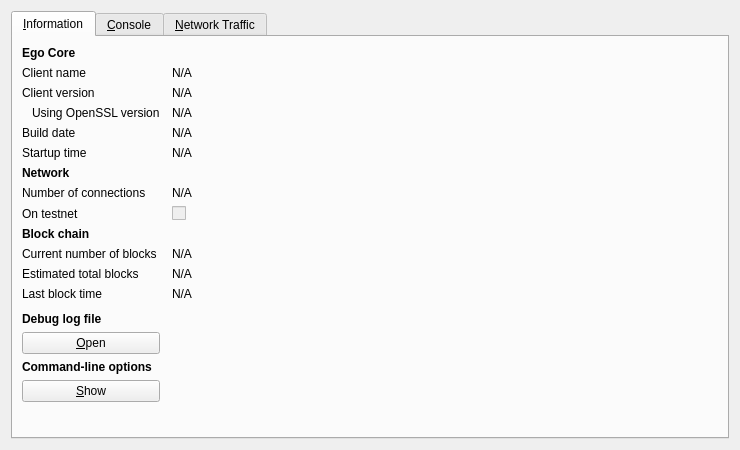
<?xml version="1.0" encoding="UTF-8"?>
<ui version="4.0">
 <class>RPCConsole</class>
 <widget class="QDialog" name="RPCConsole">
  <property name="geometry">
   <rect>
    <x>0</x>
    <y>0</y>
    <width>740</width>
    <height>450</height>
   </rect>
  </property>
  <property name="windowTitle">
   <string>Ego - Debug window</string>
  </property>
  <layout class="QVBoxLayout" name="verticalLayout_2">
   <item>
    <widget class="QTabWidget" name="tabWidget">
     <property name="currentIndex">
      <number>0</number>
     </property>
     <widget class="QWidget" name="tab_info">
      <attribute name="title">
       <string>&amp;Information</string>
      </attribute>
      <layout class="QGridLayout" name="gridLayout" columnstretch="0,1">
       <property name="horizontalSpacing">
        <number>12</number>
       </property>
       <item row="0" column="0">
        <widget class="QLabel" name="label_9">
         <property name="font">
          <font>
           <weight>75</weight>
           <bold>true</bold>
          </font>
         </property>
         <property name="text">
          <string>Ego Core</string>
         </property>
        </widget>
       </item>
       <item row="1" column="0">
        <widget class="QLabel" name="label_5">
         <property name="text">
          <string>Client name</string>
         </property>
        </widget>
       </item>
       <item row="1" column="1">
        <widget class="QLabel" name="clientName">
         <property name="cursor">
          <cursorShape>IBeamCursor</cursorShape>
         </property>
         <property name="text">
          <string>N/A</string>
         </property>
         <property name="textFormat">
          <enum>Qt::PlainText</enum>
         </property>
         <property name="textInteractionFlags">
          <set>Qt::LinksAccessibleByMouse|Qt::TextSelectableByKeyboard|Qt::TextSelectableByMouse</set>
         </property>
        </widget>
       </item>
       <item row="2" column="0">
        <widget class="QLabel" name="label_6">
         <property name="text">
          <string>Client version</string>
         </property>
        </widget>
       </item>
       <item row="2" column="1">
        <widget class="QLabel" name="clientVersion">
         <property name="cursor">
          <cursorShape>IBeamCursor</cursorShape>
         </property>
         <property name="text">
          <string>N/A</string>
         </property>
         <property name="textFormat">
          <enum>Qt::PlainText</enum>
         </property>
         <property name="textInteractionFlags">
          <set>Qt::LinksAccessibleByMouse|Qt::TextSelectableByKeyboard|Qt::TextSelectableByMouse</set>
         </property>
        </widget>
       </item>
       <item row="3" column="0">
        <widget class="QLabel" name="label_14">
         <property name="text">
          <string>Using OpenSSL version</string>
         </property>
         <property name="indent">
          <number>10</number>
         </property>
        </widget>
       </item>
       <item row="3" column="1">
        <widget class="QLabel" name="openSSLVersion">
         <property name="cursor">
          <cursorShape>IBeamCursor</cursorShape>
         </property>
         <property name="text">
          <string>N/A</string>
         </property>
         <property name="textFormat">
          <enum>Qt::PlainText</enum>
         </property>
         <property name="textInteractionFlags">
          <set>Qt::LinksAccessibleByMouse|Qt::TextSelectableByKeyboard|Qt::TextSelectableByMouse</set>
         </property>
        </widget>
       </item>
       <item row="4" column="0">
        <widget class="QLabel" name="label_12">
         <property name="text">
          <string>Build date</string>
         </property>
        </widget>
       </item>
       <item row="4" column="1">
        <widget class="QLabel" name="buildDate">
         <property name="cursor">
          <cursorShape>IBeamCursor</cursorShape>
         </property>
         <property name="text">
          <string>N/A</string>
         </property>
         <property name="textFormat">
          <enum>Qt::PlainText</enum>
         </property>
         <property name="textInteractionFlags">
          <set>Qt::LinksAccessibleByMouse|Qt::TextSelectableByKeyboard|Qt::TextSelectableByMouse</set>
         </property>
        </widget>
       </item>
       <item row="5" column="0">
        <widget class="QLabel" name="label_13">
         <property name="text">
          <string>Startup time</string>
         </property>
        </widget>
       </item>
       <item row="5" column="1">
        <widget class="QLabel" name="startupTime">
         <property name="cursor">
          <cursorShape>IBeamCursor</cursorShape>
         </property>
         <property name="text">
          <string>N/A</string>
         </property>
         <property name="textFormat">
          <enum>Qt::PlainText</enum>
         </property>
         <property name="textInteractionFlags">
          <set>Qt::LinksAccessibleByMouse|Qt::TextSelectableByKeyboard|Qt::TextSelectableByMouse</set>
         </property>
        </widget>
       </item>
       <item row="6" column="0">
        <widget class="QLabel" name="label_11">
         <property name="font">
          <font>
           <weight>75</weight>
           <bold>true</bold>
          </font>
         </property>
         <property name="text">
          <string>Network</string>
         </property>
        </widget>
       </item>
       <item row="7" column="0">
        <widget class="QLabel" name="label_7">
         <property name="text">
          <string>Number of connections</string>
         </property>
        </widget>
       </item>
       <item row="7" column="1">
        <widget class="QLabel" name="numberOfConnections">
         <property name="cursor">
          <cursorShape>IBeamCursor</cursorShape>
         </property>
         <property name="text">
          <string>N/A</string>
         </property>
         <property name="textFormat">
          <enum>Qt::PlainText</enum>
         </property>
         <property name="textInteractionFlags">
          <set>Qt::LinksAccessibleByMouse|Qt::TextSelectableByKeyboard|Qt::TextSelectableByMouse</set>
         </property>
        </widget>
       </item>
       <item row="8" column="0">
        <widget class="QLabel" name="label_8">
         <property name="text">
          <string>On testnet</string>
         </property>
        </widget>
       </item>
       <item row="8" column="1">
        <widget class="QCheckBox" name="isTestNet">
         <property name="enabled">
          <bool>false</bool>
         </property>
         <property name="text">
          <string/>
         </property>
        </widget>
       </item>
       <item row="9" column="0">
        <widget class="QLabel" name="label_10">
         <property name="font">
          <font>
           <weight>75</weight>
           <bold>true</bold>
          </font>
         </property>
         <property name="text">
          <string>Block chain</string>
         </property>
        </widget>
       </item>
       <item row="10" column="0">
        <widget class="QLabel" name="label_3">
         <property name="text">
          <string>Current number of blocks</string>
         </property>
        </widget>
       </item>
       <item row="10" column="1">
        <widget class="QLabel" name="numberOfBlocks">
         <property name="cursor">
          <cursorShape>IBeamCursor</cursorShape>
         </property>
         <property name="text">
          <string>N/A</string>
         </property>
         <property name="textFormat">
          <enum>Qt::PlainText</enum>
         </property>
         <property name="textInteractionFlags">
          <set>Qt::LinksAccessibleByMouse|Qt::TextSelectableByKeyboard|Qt::TextSelectableByMouse</set>
         </property>
        </widget>
       </item>
       <item row="11" column="0">
        <widget class="QLabel" name="label_4">
         <property name="text">
          <string>Estimated total blocks</string>
         </property>
        </widget>
       </item>
       <item row="11" column="1">
        <widget class="QLabel" name="totalBlocks">
         <property name="cursor">
          <cursorShape>IBeamCursor</cursorShape>
         </property>
         <property name="text">
          <string>N/A</string>
         </property>
         <property name="textFormat">
          <enum>Qt::PlainText</enum>
         </property>
         <property name="textInteractionFlags">
          <set>Qt::LinksAccessibleByMouse|Qt::TextSelectableByKeyboard|Qt::TextSelectableByMouse</set>
         </property>
        </widget>
       </item>
       <item row="12" column="0">
        <widget class="QLabel" name="label_2">
         <property name="text">
          <string>Last block time</string>
         </property>
        </widget>
       </item>
       <item row="12" column="1">
        <widget class="QLabel" name="lastBlockTime">
         <property name="cursor">
          <cursorShape>IBeamCursor</cursorShape>
         </property>
         <property name="text">
          <string>N/A</string>
         </property>
         <property name="textFormat">
          <enum>Qt::PlainText</enum>
         </property>
         <property name="textInteractionFlags">
          <set>Qt::LinksAccessibleByMouse|Qt::TextSelectableByKeyboard|Qt::TextSelectableByMouse</set>
         </property>
        </widget>
       </item>
       <item row="13" column="0">
        <spacer name="verticalSpacer_2">
         <property name="orientation">
          <enum>Qt::Vertical</enum>
         </property>
         <property name="sizeHint" stdset="0">
          <size>
           <width>20</width>
           <height>20</height>
          </size>
         </property>
        </spacer>
       </item>
       <item row="14" column="0">
        <widget class="QLabel" name="labelDebugLogfile">
         <property name="font">
          <font>
           <weight>75</weight>
           <bold>true</bold>
          </font>
         </property>
         <property name="text">
          <string>Debug log file</string>
         </property>
        </widget>
       </item>
       <item row="15" column="0">
        <widget class="QPushButton" name="openDebugLogfileButton">
         <property name="toolTip">
          <string>Open the Ego debug log file from the current data directory. This can take a few seconds for large log files.</string>
         </property>
         <property name="text">
          <string>&amp;Open</string>
         </property>
         <property name="autoDefault">
          <bool>false</bool>
         </property>
        </widget>
       </item>
       <item row="16" column="0">
        <widget class="QLabel" name="labelCLOptions">
         <property name="font">
          <font>
           <weight>75</weight>
           <bold>true</bold>
          </font>
         </property>
         <property name="text">
          <string>Command-line options</string>
         </property>
        </widget>
       </item>
       <item row="17" column="0">
        <widget class="QPushButton" name="showCLOptionsButton">
         <property name="toolTip">
          <string>Show the Ego-Qt help message to get a list with possible Ego command-line options.</string>
         </property>
         <property name="text">
          <string>&amp;Show</string>
         </property>
         <property name="autoDefault">
          <bool>false</bool>
         </property>
        </widget>
       </item>
       <item row="18" column="0">
        <spacer name="verticalSpacer">
         <property name="orientation">
          <enum>Qt::Vertical</enum>
         </property>
         <property name="sizeHint" stdset="0">
          <size>
           <width>20</width>
           <height>40</height>
          </size>
         </property>
        </spacer>
       </item>
      </layout>
     </widget>
     <widget class="QWidget" name="tab_console">
      <attribute name="title">
       <string>&amp;Console</string>
      </attribute>
      <layout class="QVBoxLayout" name="verticalLayout_3">
       <property name="spacing">
        <number>3</number>
       </property>
       <item>
        <widget class="QTextEdit" name="messagesWidget">
         <property name="minimumSize">
          <size>
           <width>0</width>
           <height>100</height>
          </size>
         </property>
         <property name="readOnly">
          <bool>true</bool>
         </property>
         <property name="tabKeyNavigation" stdset="0">
          <bool>false</bool>
         </property>
         <property name="columnCount" stdset="0">
          <number>2</number>
         </property>
        </widget>
       </item>
       <item>
        <layout class="QHBoxLayout" name="horizontalLayout">
         <property name="spacing">
          <number>3</number>
         </property>
         <item>
          <widget class="QLabel" name="label">
           <property name="text">
            <string notr="true">&gt;</string>
           </property>
          </widget>
         </item>
         <item>
          <widget class="QLineEdit" name="lineEdit"/>
         </item>
         <item>
          <widget class="QPushButton" name="clearButton">
           <property name="maximumSize">
            <size>
             <width>24</width>
             <height>24</height>
            </size>
           </property>
           <property name="toolTip">
            <string>Clear console</string>
           </property>
           <property name="text">
            <string/>
           </property>
           <property name="icon">
            <iconset resource="../bitcoin.qrc">
             <normaloff>:/icons/remove</normaloff>:/icons/remove</iconset>
           </property>
           <property name="shortcut">
            <string notr="true">Ctrl+L</string>
           </property>
           <property name="autoDefault">
            <bool>false</bool>
           </property>
          </widget>
         </item>
        </layout>
       </item>
      </layout>
     </widget>
     <widget class="QWidget" name="tab">
      <attribute name="title">
       <string>&amp;Network Traffic</string>
      </attribute>
      <layout class="QHBoxLayout" name="horizontalLayout_3">
       <item>
        <layout class="QVBoxLayout" name="verticalLayout_4">
         <item>
          <widget class="TrafficGraphWidget" name="trafficGraph" native="true">
           <property name="sizePolicy">
            <sizepolicy hsizetype="Expanding" vsizetype="Expanding">
             <horstretch>0</horstretch>
             <verstretch>0</verstretch>
            </sizepolicy>
           </property>
          </widget>
         </item>
         <item>
          <layout class="QHBoxLayout" name="horizontalLayout_2">
           <item>
            <widget class="QSlider" name="sldGraphRange">
             <property name="minimum">
              <number>1</number>
             </property>
             <property name="maximum">
              <number>288</number>
             </property>
             <property name="pageStep">
              <number>12</number>
             </property>
             <property name="value">
              <number>6</number>
             </property>
             <property name="orientation">
              <enum>Qt::Horizontal</enum>
             </property>
            </widget>
           </item>
           <item>
            <widget class="QLabel" name="lblGraphRange">
             <property name="minimumSize">
              <size>
               <width>100</width>
               <height>0</height>
              </size>
             </property>
             <property name="alignment">
              <set>Qt::AlignCenter</set>
             </property>
            </widget>
           </item>
           <item>
            <widget class="QPushButton" name="btnClearTrafficGraph">
             <property name="text">
              <string>&amp;Clear</string>
             </property>
            </widget>
           </item>
          </layout>
         </item>
        </layout>
       </item>
       <item>
        <layout class="QVBoxLayout" name="verticalLayout">
         <item>
          <widget class="QGroupBox" name="groupBox">
           <property name="title">
            <string>Totals</string>
           </property>
           <layout class="QVBoxLayout" name="verticalLayout_5">
            <item>
             <layout class="QHBoxLayout" name="horizontalLayout_4">
              <item>
               <widget class="Line" name="line">
                <property name="sizePolicy">
                 <sizepolicy hsizetype="Fixed" vsizetype="Fixed">
                  <horstretch>0</horstretch>
                  <verstretch>0</verstretch>
                 </sizepolicy>
                </property>
                <property name="minimumSize">
                 <size>
                  <width>10</width>
                  <height>0</height>
                 </size>
                </property>
                <property name="palette">
                 <palette>
                  <active>
                   <colorrole role="Light">
                    <brush brushstyle="SolidPattern">
                     <color alpha="255">
                      <red>0</red>
                      <green>255</green>
                      <blue>0</blue>
                     </color>
                    </brush>
                   </colorrole>
                  </active>
                  <inactive>
                   <colorrole role="Light">
                    <brush brushstyle="SolidPattern">
                     <color alpha="255">
                      <red>0</red>
                      <green>255</green>
                      <blue>0</blue>
                     </color>
                    </brush>
                   </colorrole>
                  </inactive>
                  <disabled>
                   <colorrole role="Light">
                    <brush brushstyle="SolidPattern">
                     <color alpha="255">
                      <red>0</red>
                      <green>255</green>
                      <blue>0</blue>
                     </color>
                    </brush>
                   </colorrole>
                  </disabled>
                 </palette>
                </property>
                <property name="orientation">
                 <enum>Qt::Horizontal</enum>
                </property>
               </widget>
              </item>
              <item>
               <widget class="QLabel" name="label_16">
                <property name="text">
                 <string>In:</string>
                </property>
               </widget>
              </item>
              <item>
               <widget class="QLabel" name="lblBytesIn">
                <property name="minimumSize">
                 <size>
                  <width>50</width>
                  <height>0</height>
                 </size>
                </property>
                <property name="alignment">
                 <set>Qt::AlignRight|Qt::AlignTrailing|Qt::AlignVCenter</set>
                </property>
               </widget>
              </item>
             </layout>
            </item>
            <item>
             <layout class="QHBoxLayout" name="horizontalLayout_5">
              <item>
               <widget class="Line" name="line_2">
                <property name="sizePolicy">
                 <sizepolicy hsizetype="Fixed" vsizetype="Fixed">
                  <horstretch>0</horstretch>
                  <verstretch>0</verstretch>
                 </sizepolicy>
                </property>
                <property name="minimumSize">
                 <size>
                  <width>10</width>
                  <height>0</height>
                 </size>
                </property>
                <property name="palette">
                 <palette>
                  <active>
                   <colorrole role="Light">
                    <brush brushstyle="SolidPattern">
                     <color alpha="255">
                      <red>255</red>
                      <green>0</green>
                      <blue>0</blue>
                     </color>
                    </brush>
                   </colorrole>
                  </active>
                  <inactive>
                   <colorrole role="Light">
                    <brush brushstyle="SolidPattern">
                     <color alpha="255">
                      <red>255</red>
                      <green>0</green>
                      <blue>0</blue>
                     </color>
                    </brush>
                   </colorrole>
                  </inactive>
                  <disabled>
                   <colorrole role="Light">
                    <brush brushstyle="SolidPattern">
                     <color alpha="255">
                      <red>255</red>
                      <green>0</green>
                      <blue>0</blue>
                     </color>
                    </brush>
                   </colorrole>
                  </disabled>
                 </palette>
                </property>
                <property name="orientation">
                 <enum>Qt::Horizontal</enum>
                </property>
               </widget>
              </item>
              <item>
               <widget class="QLabel" name="label_17">
                <property name="text">
                 <string>Out:</string>
                </property>
               </widget>
              </item>
              <item>
               <widget class="QLabel" name="lblBytesOut">
                <property name="minimumSize">
                 <size>
                  <width>50</width>
                  <height>0</height>
                 </size>
                </property>
                <property name="alignment">
                 <set>Qt::AlignRight|Qt::AlignTrailing|Qt::AlignVCenter</set>
                </property>
               </widget>
              </item>
             </layout>
            </item>
            <item>
             <spacer name="verticalSpacer_4">
              <property name="orientation">
               <enum>Qt::Vertical</enum>
              </property>
              <property name="sizeHint" stdset="0">
               <size>
                <width>20</width>
                <height>407</height>
               </size>
              </property>
             </spacer>
            </item>
           </layout>
          </widget>
         </item>
        </layout>
       </item>
      </layout>
     </widget>
    </widget>
   </item>
  </layout>
 </widget>
 <customwidgets>
  <customwidget>
   <class>TrafficGraphWidget</class>
   <extends>QWidget</extends>
   <header>trafficgraphwidget.h</header>
   <container>1</container>
   <slots>
    <slot>clear()</slot>
   </slots>
  </customwidget>
 </customwidgets>
 <resources>
  <include location="../bitcoin.qrc"/>
 </resources>
 <connections/>
</ui>
